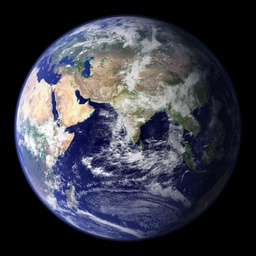
#> input picture Images/earth.jpg, 256 x 256 px, shrunk from 2048 x 2048 before the run
$ python HertzSimple.py ../Images/earth.jpg 5 5 5
#> lines starting #> are read from the running program, lines starting #| are printed output that depends on the picture
#> further down, image is the input picture: shape (256, 256, 3); mean B, G, R 70.6, 59.7, 58.7
import sys
import cv2
import math
from PIL import ImageFilter
import numpy as np

BLUR_GRADE = 2.5
T = 100
GRID_radius = 0.5


def paint(image, radius_l):
#> called with radius_l = (5, 5, 5)
    canvas = np.zeros(image.shape)
    canvas.fill(255) # constant color canvas
#> canvas: shape (256, 256, 3) float64; every value is 255

    radius_l = sorted(radius_l, reverse=True)

    for radius in radius_l:
        print(radius)
        reference = gaussBlur(image, radius)
        paintLayer(canvas, reference, radius)

        cv2.imshow("test", canvas)
        cv2.waitKey(0)
#> this loop made 3 passes
#> pass 1, in gaussBlur, `reference = cv2.GaussianBlur(image, (radius, radius), 0)`:
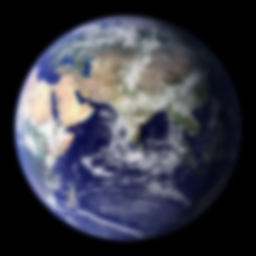
#> reference: shape (256, 256, 3); mean B, G, R 70.6, 59.7, 58.7
#> pass 1, in elemDifference, `difference = np.sum(np.abs(canvas - reference), axis=2)`:
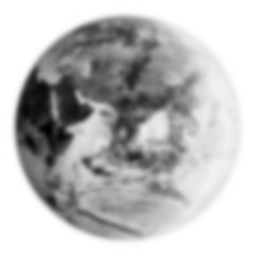
#> difference: shape (256, 256) float64; min 36, max 765, mean 576; drawn with min black and max white
#> pass 1, in paint, `cv2.imshow("test", canvas)`:
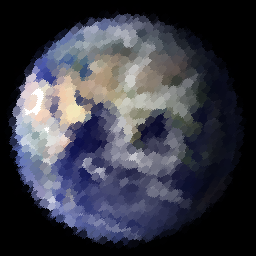
#> window 'test': shape (256, 256, 3); mean B, G, R 70.9, 59.8, 58.8
#> pass 2, in elemDifference (call 2), `difference = np.sum(np.abs(canvas - reference), axis=2)`:
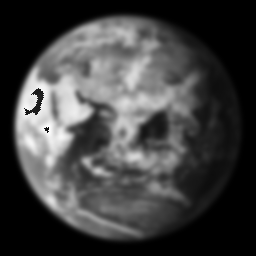
#> difference: shape (256, 256) float64; min 0, max 725.5, mean 186.3; drawn with min black and max white
#> after the loop:
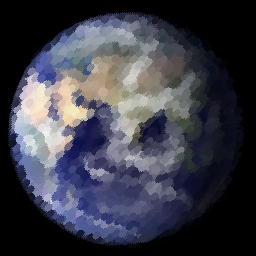
#> canvas: shape (256, 256, 3) float64; mean of channels 0, 1, 2 0.281, 0.237, 0.233; drawn as B, G, R


def gaussBlur(image, radius):
    radius = int(radius*BLUR_GRADE)
    if (radius%2) != 1:
        radius += 1

    reference = cv2.GaussianBlur(image, (radius, radius), 0)
    return reference

def paintLayer(canvas, reference, radius):
    brush_strokes = []
    difference_image = elemDifference(canvas, reference)

    grid = int(GRID_radius * radius)

    for x in range(0, canvas.shape[1], grid):
        for y in range(0, canvas.shape[0], grid):
            region = difference_image[max(y-grid//2, 0):y+grid//2, max(x-grid//2, 0):x+grid//2]
            error = np.mean(region)

            if error > T:
                x_error, y_error = np.unravel_index(region.argmax(), region.shape)

                x_error = int(x-float(grid) /2) + x_error
                y_error = int(y-float(grid) /2) + y_error

                brush_strokes.append((radius, x_error, y_error, reference))

    np.random.shuffle(brush_strokes)
    for r, x, y, ref in brush_strokes:
        makeStroke(canvas, radius, x, y, reference)

    return canvas


def makeStroke(canvas, radius, err_x, err_y, reference):
    if err_x < reference.shape[1] and err_y < reference.shape[0]:
        b = int(reference[err_y, err_x, 0])
        g = int(reference[err_y, err_x, 1])
        r = int(reference[err_y, err_x, 2])

        color = (b/255, g/255, r/255)
        ny = err_y + int(-math.sin((225 * math.pi) / 180) * 3)
        nx = err_x + int(math.cos((225 * math.pi) / 180) * 3)
        cv2.line(canvas, (err_x, err_y), (nx, ny), color, int(radius))


def elemDifference(canvas, reference):
    difference = np.sum(np.abs(canvas - reference), axis=2)

    return difference


if __name__ == '__main__':
    source_image = sys.argv[1]
    stroke_radius_l = (int(sys.argv[2]), int(sys.argv[3]), int(sys.argv[4]))

    image = cv2.imread(source_image, cv2.IMREAD_COLOR)
    paint(image, stroke_radius_l)

$ run again, on Images/landscape.jpg
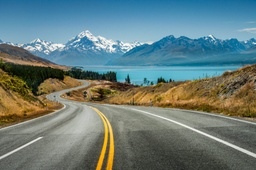
#> input picture Images/landscape.jpg, 256 x 170 px, shrunk from 2048 x 1360 before the run
#> image is the input picture: shape (170, 256, 3); mean B, G, R 122.3, 124.1, 103.8
#> the loop in paint, `for radius in radius_l:` made 3 passes
#> pass 1, in elemDifference, `difference = np.sum(np.abs(canvas - reference), axis=2)`:
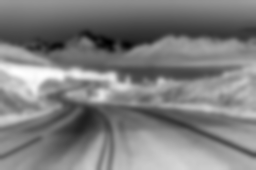
#> difference: shape (170, 256) float64; min 115, max 719, mean 414.8; drawn with min black and max white
#> after the loop in paint, `for radius in radius_l:`:
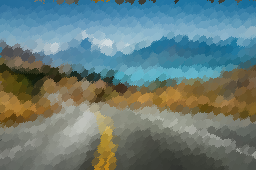
#> canvas: shape (170, 256, 3) float64; mean of channels 0, 1, 2 0.479, 0.487, 0.407; drawn as B, G, R

$ run again, on Images/landscape2.jpg
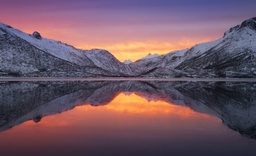
#> input picture Images/landscape2.jpg, 256 x 156 px, shrunk from 1068 x 652 before the run
#> image is the input picture: shape (156, 256, 3); mean B, G, R 100.6, 86.6, 111.7
#> the loop in paint, `for radius in radius_l:` made 3 passes
#> pass 1, in elemDifference, `difference = np.sum(np.abs(canvas - reference), axis=2)`:
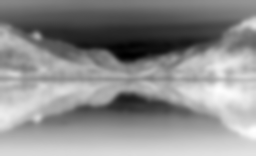
#> difference: shape (156, 256) float64; min 181, max 694, mean 466.1; drawn with min black and max white
#> after the loop in paint, `for radius in radius_l:`:
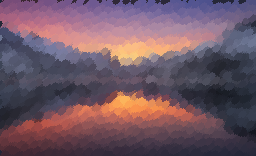
#> canvas: shape (156, 256, 3) float64; mean of channels 0, 1, 2 0.394, 0.339, 0.437; drawn as B, G, R

$ run again, on Images/lights.jpg
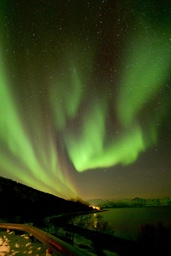
#> input picture Images/lights.jpg, 171 x 256 px, shrunk from 1365 x 2048 before the run
#> image is the input picture: shape (256, 171, 3); mean B, G, R 29.3, 70.5, 57.5
#> the loop in paint, `for radius in radius_l:` made 3 passes
#> pass 1, in elemDifference, `difference = np.sum(np.abs(canvas - reference), axis=2)`:
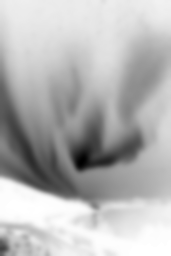
#> difference: shape (256, 171) float64; min 215, max 765, mean 607.7; drawn with min black and max white
#> after the loop in paint, `for radius in radius_l:`:
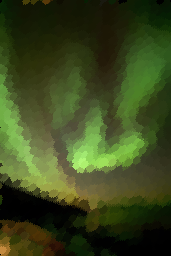
#> canvas: shape (256, 171, 3) float64; mean of channels 0, 1, 2 0.115, 0.279, 0.228; drawn as B, G, R
